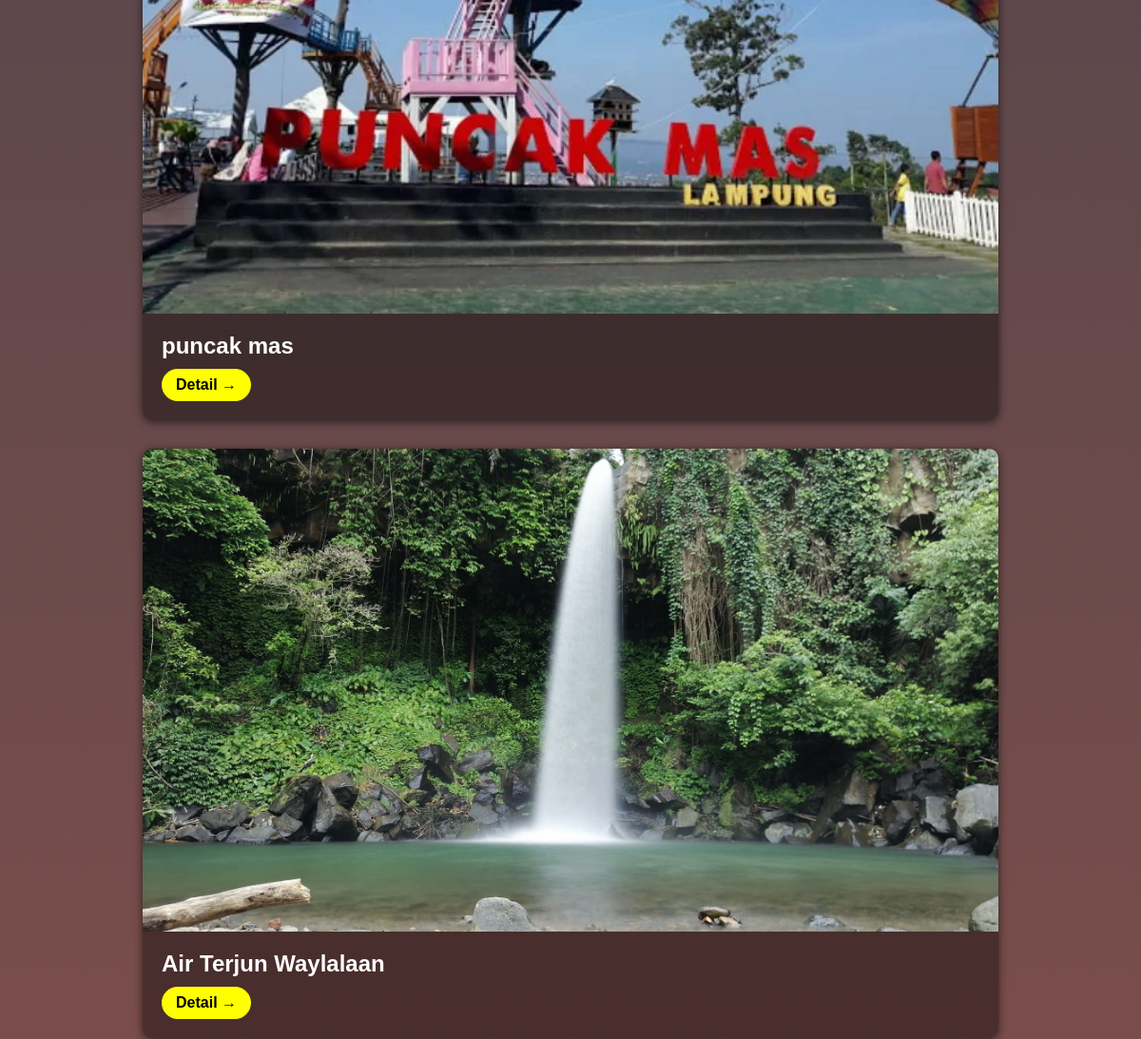
The page /wisata.php (middle part) on the database as committed earlier.
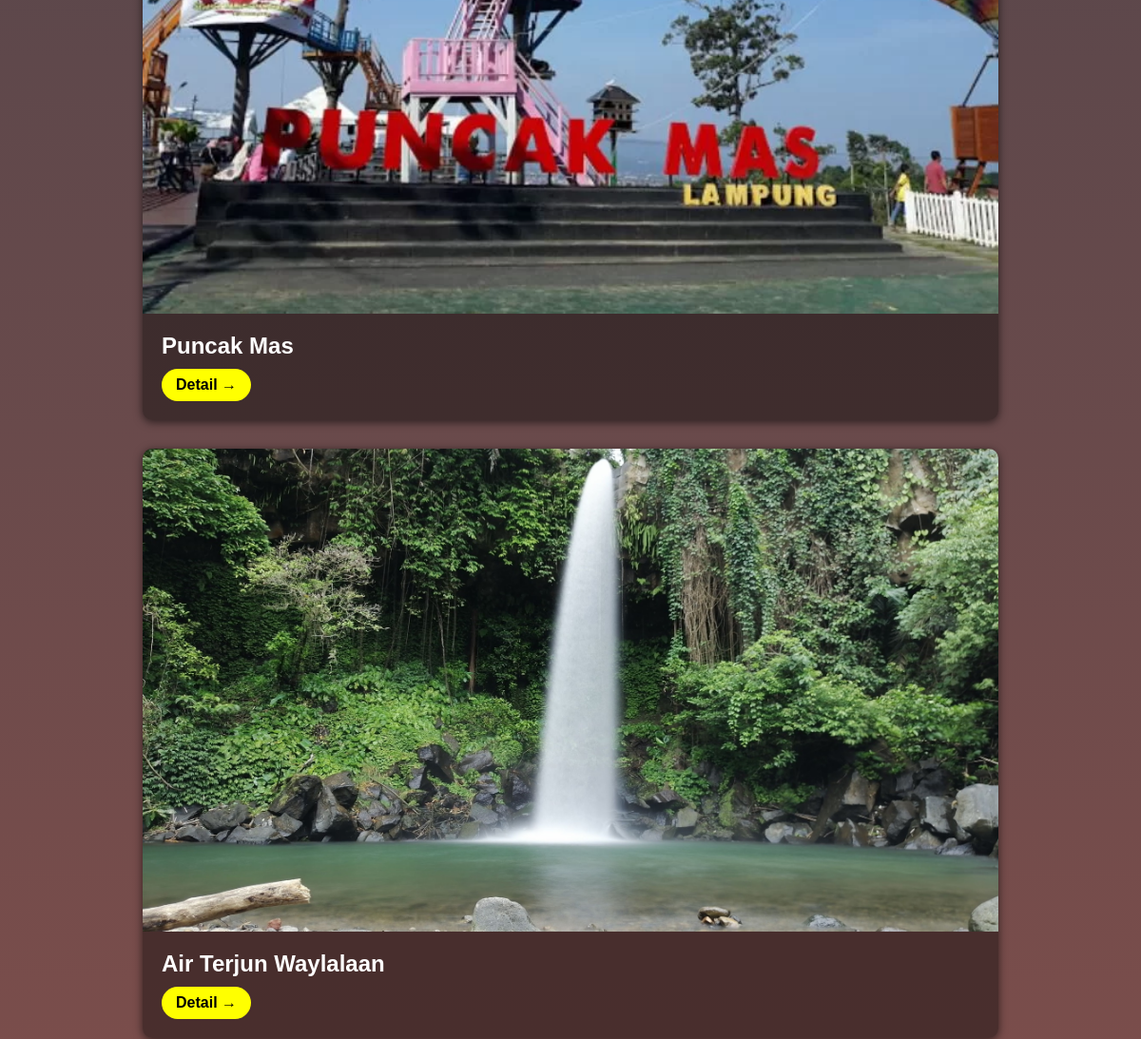
The same page on the database as committed later.
### tables this page shows
CREATE TABLE `destinasi_wisata` (
  `id` int NOT NULL,
  `nama` varchar(255) NOT NULL,
  `gambar` varchar(255) NOT NULL,
  `deskripsi` text NOT NULL,
  `harga_tiket` decimal(15,2) NOT NULL,
  `harga_paket` decimal(15,2) NOT NULL,
  `nama_paket` varchar(255) NOT NULL,
  `daftar_paket` text NOT NULL,
  `cocok_untuk` varchar(255) NOT NULL,
  `created_at` timestamp NULL DEFAULT CURRENT_TIMESTAMP
);

### wisata.php (the view, shortened to what this page needs)
<!DOCTYPE html>
<html lang="id">
<head>
</head>
<body>
  <div class="container">
      <?php
include 'koneksi.php';
$query = "SELECT id, nama, gambar, harga_tiket FROM destinasi_wisata";
$result = $koneksi->query($query);
if ($result->num_rows > 0) {
  while ($row = $result->fetch_assoc()) {
    echo "
    <div class='card'>
      <img src='admin/uploads/{$row['gambar']}' alt='{$row['nama']}'>
      <div class='card-content'>
        <h2>{$row['nama']}</h2>
        <a href='detail.php?id={$row['id']}' class='btn'>Detail →</a>
      </div>
    </div>";
  }
} else {
  echo "<p>Tidak ada destinasi wisata yang tersedia.</p>";
}
?>
  </div>
</body>
</html>

Rows that differ between the two databases and show on the page:
changed destinasi_wisata: nama "puncak mas" → "Puncak Mas"
